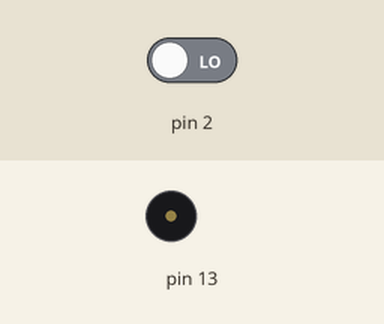
The sketch below on a simulated Arduino Uno, built with avr-gcc and run on an emulated ATmega328P. Shown: buzzer (waves = sounding). Inputs (shaded band) come from the test bench; at power-on: pin 2 LOW. Random numbers use the default seed unless the sketch sets one; what the sketch prints to the serial monitor is not drawn.

Above: at 1.2 s.
1.3 s: pin 2 driven HIGH
At 1.7 s:
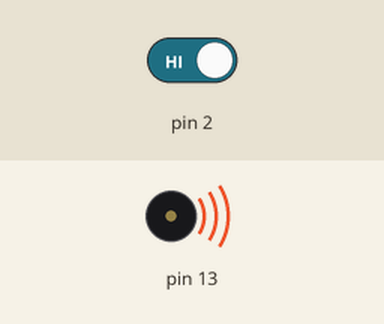
4.3 s: pin 2 driven LOW
Timing chart, 0 to 7.3 s (numbered marks = the images above; inputs shaded):
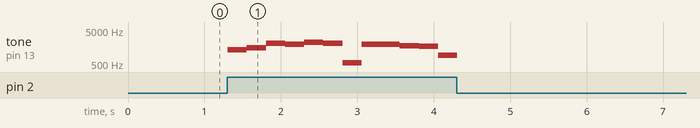

The sketch:

colormachine.ino
```cpp
int melody[] = {2637, 2637, 0, 2637, 0, 2093, 2637, 0, 3136,  0, 0, 0, 1568, 0, 0, 0,
         2093, 0, 0, 1568, 0, 0, 1319, 0, 0, 1760, 0, 1976, 0, 1480, 1760, 0,
         1568, 2637, 3136, 3520, 0, 2794, 3136, 0, 2637, 0, 2093, 2349, 3951, 0, 0,
         2093, 0, 0, 3136, 0, 0, 1319, 0, 0, 1760, 0, 3951, 0, 1865, 1760, 0,
         3136, 2637, 3136, 3520, 0, 2794, 3136, 0, 2637, 0, 2093, 2349, 3951, 0, 0};
int tempo[] = {12, 12, 12, 12, 12, 12, 12, 12};


void spacegun(int maximum){
  for(int i=0; i<maximum;i++){
    digitalWrite(13, HIGH);
    delayMicroseconds(i);
    digitalWrite(13, LOW);
    delayMicroseconds(i);
  }
}

void randsound(int maximum){
  tone(13, random(maximum, 10*maximum));
  delay(maximum);
  noTone(13);
}

void fibonacci(int maximum){
  long fib = 1;
  long fib1 = 1;
  long fib2 = 2;
  for(int i=0; i<maximum; i++){
    fib = fib1+fib2;
    fib1 = fib2;
    fib2 = fib;
    tone(13, fib);
    delay(200);
  }
  noTone(13);
}

void setup() {
  // put your setup code here, to run once:
   pinMode(2, INPUT);
   Serial.begin(9600);
   pinMode(13, OUTPUT);
   noTone(13);
}

void loop() {
  int a;
  a = digitalRead(2);
  Serial.println(a);

//for (int i = 0; i < 78; i++) {
//    tone(13, melody[i], 40);  //tone함수를 이용해 8번핀으로 주파수 연주
//    delay(100);
//    noTone(13);      //음 종료
//  }
  if ( a == 1){
//  spacegun(300);
  randsound(250);
//  fibonacci(20);
  }
}
```

Measured:
- after the input at 1.3 s, tone on pin 13: plays 1307 Hz for 0.25 s, 1499 Hz for 0.25 s, 2073 Hz for 0.25 s, 1908 Hz for 0.25 s, 2180 Hz for 0.25 s, 2022 Hz for 0.25 s … (12 notes in this stretch), starting at once
